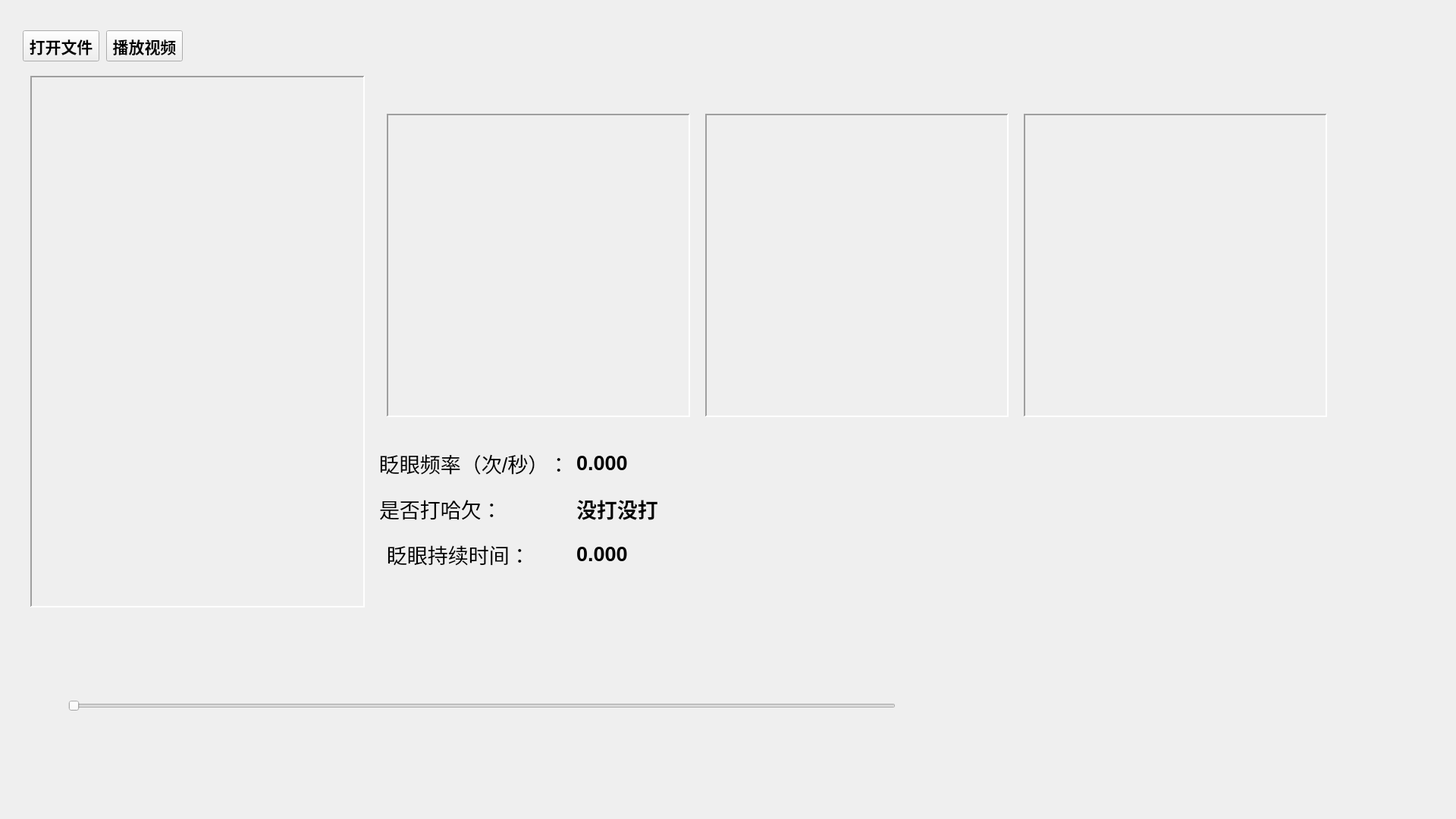
<?xml version="1.0" encoding="UTF-8"?>
<ui version="4.0">
 <class>Fatigue_Detection_SystemClass</class>
 <widget class="QMainWindow" name="Fatigue_Detection_SystemClass">
  <property name="geometry">
   <rect>
    <x>0</x>
    <y>0</y>
    <width>1920</width>
    <height>1080</height>
   </rect>
  </property>
  <property name="minimumSize">
   <size>
    <width>1920</width>
    <height>1080</height>
   </size>
  </property>
  <property name="maximumSize">
   <size>
    <width>1920</width>
    <height>1080</height>
   </size>
  </property>
  <property name="windowTitle">
   <string>Fatigue_Detection_System</string>
  </property>
  <widget class="QWidget" name="centralWidget">
   <widget class="QPushButton" name="PB_getFilePath">
    <property name="geometry">
     <rect>
      <x>30</x>
      <y>40</y>
      <width>101</width>
      <height>41</height>
     </rect>
    </property>
    <property name="font">
     <font>
      <family>幼圆</family>
      <pointsize>16</pointsize>
      <weight>75</weight>
      <bold>true</bold>
     </font>
    </property>
    <property name="text">
     <string>打开文件</string>
    </property>
   </widget>
   <widget class="QLabel" name="LB_ori">
    <property name="geometry">
     <rect>
      <x>40</x>
      <y>100</y>
      <width>441</width>
      <height>701</height>
     </rect>
    </property>
    <property name="frameShape">
     <enum>QFrame::Panel</enum>
    </property>
    <property name="frameShadow">
     <enum>QFrame::Sunken</enum>
    </property>
    <property name="lineWidth">
     <number>2</number>
    </property>
    <property name="midLineWidth">
     <number>9</number>
    </property>
    <property name="text">
     <string/>
    </property>
   </widget>
   <widget class="QPushButton" name="PB_playVideo">
    <property name="geometry">
     <rect>
      <x>140</x>
      <y>40</y>
      <width>101</width>
      <height>41</height>
     </rect>
    </property>
    <property name="font">
     <font>
      <family>幼圆</family>
      <pointsize>16</pointsize>
      <weight>75</weight>
      <bold>true</bold>
     </font>
    </property>
    <property name="text">
     <string>播放视频</string>
    </property>
   </widget>
   <widget class="QLabel" name="LB_face">
    <property name="geometry">
     <rect>
      <x>510</x>
      <y>150</y>
      <width>400</width>
      <height>400</height>
     </rect>
    </property>
    <property name="frameShape">
     <enum>QFrame::Panel</enum>
    </property>
    <property name="frameShadow">
     <enum>QFrame::Sunken</enum>
    </property>
    <property name="lineWidth">
     <number>2</number>
    </property>
    <property name="midLineWidth">
     <number>9</number>
    </property>
    <property name="text">
     <string/>
    </property>
   </widget>
   <widget class="QLabel" name="LB_mouth">
    <property name="geometry">
     <rect>
      <x>930</x>
      <y>150</y>
      <width>400</width>
      <height>400</height>
     </rect>
    </property>
    <property name="frameShape">
     <enum>QFrame::Panel</enum>
    </property>
    <property name="frameShadow">
     <enum>QFrame::Sunken</enum>
    </property>
    <property name="lineWidth">
     <number>2</number>
    </property>
    <property name="midLineWidth">
     <number>9</number>
    </property>
    <property name="text">
     <string/>
    </property>
   </widget>
   <widget class="QLabel" name="LB_eye">
    <property name="geometry">
     <rect>
      <x>1350</x>
      <y>150</y>
      <width>400</width>
      <height>400</height>
     </rect>
    </property>
    <property name="frameShape">
     <enum>QFrame::Panel</enum>
    </property>
    <property name="frameShadow">
     <enum>QFrame::Sunken</enum>
    </property>
    <property name="lineWidth">
     <number>2</number>
    </property>
    <property name="midLineWidth">
     <number>9</number>
    </property>
    <property name="text">
     <string/>
    </property>
   </widget>
   <widget class="QLabel" name="word_1">
    <property name="geometry">
     <rect>
      <x>500</x>
      <y>580</y>
      <width>261</width>
      <height>61</height>
     </rect>
    </property>
    <property name="font">
     <font>
      <pointsize>20</pointsize>
     </font>
    </property>
    <property name="text">
     <string>眨眼频率（次/秒）：</string>
    </property>
   </widget>
   <widget class="QLabel" name="word_2">
    <property name="geometry">
     <rect>
      <x>500</x>
      <y>640</y>
      <width>241</width>
      <height>61</height>
     </rect>
    </property>
    <property name="font">
     <font>
      <pointsize>20</pointsize>
     </font>
    </property>
    <property name="text">
     <string>是否打哈欠：</string>
    </property>
   </widget>
   <widget class="QLabel" name="LB_bps">
    <property name="geometry">
     <rect>
      <x>760</x>
      <y>580</y>
      <width>101</width>
      <height>61</height>
     </rect>
    </property>
    <property name="font">
     <font>
      <pointsize>20</pointsize>
      <weight>75</weight>
      <bold>true</bold>
     </font>
    </property>
    <property name="text">
     <string>0.000</string>
    </property>
   </widget>
   <widget class="QLabel" name="LB_yawn">
    <property name="geometry">
     <rect>
      <x>760</x>
      <y>640</y>
      <width>131</width>
      <height>61</height>
     </rect>
    </property>
    <property name="font">
     <font>
      <pointsize>20</pointsize>
      <weight>75</weight>
      <bold>true</bold>
     </font>
    </property>
    <property name="text">
     <string>没打没打</string>
    </property>
   </widget>
   <widget class="QSlider" name="slider">
    <property name="geometry">
     <rect>
      <x>90</x>
      <y>920</y>
      <width>1091</width>
      <height>21</height>
     </rect>
    </property>
    <property name="orientation">
     <enum>Qt::Horizontal</enum>
    </property>
   </widget>
   <widget class="QLabel" name="word_3">
    <property name="geometry">
     <rect>
      <x>510</x>
      <y>700</y>
      <width>241</width>
      <height>61</height>
     </rect>
    </property>
    <property name="font">
     <font>
      <pointsize>20</pointsize>
     </font>
    </property>
    <property name="text">
     <string>眨眼持续时间：</string>
    </property>
   </widget>
   <widget class="QLabel" name="LB_blinkcnt">
    <property name="geometry">
     <rect>
      <x>760</x>
      <y>700</y>
      <width>101</width>
      <height>61</height>
     </rect>
    </property>
    <property name="font">
     <font>
      <pointsize>20</pointsize>
      <weight>75</weight>
      <bold>true</bold>
     </font>
    </property>
    <property name="text">
     <string>0.000</string>
    </property>
   </widget>
  </widget>
 </widget>
 <layoutdefault spacing="6" margin="11"/>
 <resources>
  <include location="Fatigue_Detection_System.qrc"/>
 </resources>
 <connections/>
</ui>
